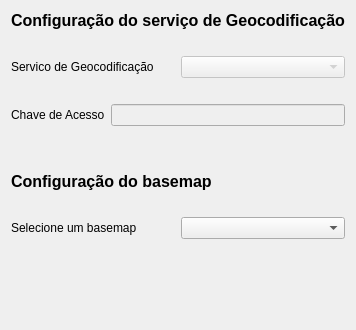
         <widget class="QWidget" name="tab_basemap">
          <attribute name="title">
           <string>Serviços</string>
          </attribute>
          <layout class="QVBoxLayout" name="verticalLayout_9">
           <item>
            <layout class="QVBoxLayout" name="verticalLayout_2">
             <item>
              <widget class="QLabel" name="label_48">
               <property name="font">
                <font>
                 <pointsize>12</pointsize>
                 <weight>75</weight>
                 <bold>true</bold>
                </font>
               </property>
               <property name="text">
                <string>Configuração do serviço de Geocodificação</string>
               </property>
              </widget>
             </item>
             <item>
              <spacer name="horizontalSpacer_12">
               <property name="orientation">
                <enum>Qt::Horizontal</enum>
               </property>
               <property name="sizeHint" stdset="0">
                <size>
                 <width>40</width>
                 <height>20</height>
                </size>
               </property>
              </spacer>
             </item>
             <item>
              <layout class="QHBoxLayout" name="horizontalLayout_42">
               <item>
                <widget class="QLabel" name="label_46">
                 <property name="text">
                  <string>Servico de Geocodificação</string>
                 </property>
                </widget>
               </item>
               <item>
                <widget class="QComboBox" name="combo_box_servico_geocod">
                 <property name="enabled">
                  <bool>false</bool>
                 </property>
                </widget>
               </item>
              </layout>
             </item>
             <item>
              <spacer name="horizontalSpacer_13">
               <property name="orientation">
                <enum>Qt::Horizontal</enum>
               </property>
               <property name="sizeHint" stdset="0">
                <size>
                 <width>40</width>
                 <height>20</height>
                </size>
               </property>
              </spacer>
             </item>
             <item>
              <layout class="QHBoxLayout" name="horizontalLayout_43">
               <item>
                <widget class="QLabel" name="label_47">
                 <property name="text">
                  <string>Chave de Acesso</string>
                 </property>
                </widget>
               </item>
               <item>
                <widget class="QLineEdit" name="key_geo_cod">
                 <property name="enabled">
                  <bool>false</bool>
                 </property>
                 <property name="text">
                  <string/>
                 </property>
                </widget>
               </item>
              </layout>
             </item>
            </layout>
           </item>
           <item>
            <spacer name="horizontalSpacer_15">
             <property name="orientation">
              <enum>Qt::Horizontal</enum>
             </property>
             <property name="sizeHint" stdset="0">
              <size>
               <width>40</width>
               <height>20</height>
              </size>
             </property>
            </spacer>
           </item>
           <item>
            <spacer name="horizontalSpacer_17">
             <property name="orientation">
              <enum>Qt::Horizontal</enum>
             </property>
             <property name="sizeHint" stdset="0">
              <size>
               <width>40</width>
               <height>20</height>
              </size>
             </property>
            </spacer>
           </item>
           <item>
            <layout class="QVBoxLayout" name="verticalLayout_8">
             <item>
              <layout class="QHBoxLayout" name="horizontalLayout_39">
               <item>
                <widget class="QLabel" name="label_36">
                 <property name="font">
                  <font>
                   <pointsize>12</pointsize>
                   <weight>75</weight>
                   <bold>true</bold>
                  </font>
                 </property>
                 <property name="text">
                  <string>Configuração do basemap</string>
                 </property>
                </widget>
               </item>
              </layout>
             </item>
             <item>
              <spacer name="horizontalSpacer_19">
               <property name="orientation">
                <enum>Qt::Horizontal</enum>
               </property>
               <property name="sizeHint" stdset="0">
                <size>
                 <width>40</width>
                 <height>20</height>
                </size>
               </property>
              </spacer>
             </item>
             <item>
              <layout class="QHBoxLayout" name="horizontalLayout_18">
               <item>
                <widget class="QLabel" name="label_16">
                 <property name="text">
                  <string>Selecione um basemap</string>
                 </property>
                </widget>
               </item>
               <item>
                <widget class="QComboBox" name="cbx_basemap"/>
               </item>
              </layout>
             </item>
             <item>
              <spacer name="horizontalSpacer_20">
               <property name="orientation">
                <enum>Qt::Horizontal</enum>
               </property>
               <property name="sizeHint" stdset="0">
                <size>
                 <width>40</width>
                 <height>20</height>
                </size>
               </property>
              </spacer>
             </item>
             <item>
              <spacer name="horizontalSpacer_21">
               <property name="orientation">
                <enum>Qt::Horizontal</enum>
               </property>
               <property name="sizeHint" stdset="0">
                <size>
                 <width>40</width>
                 <height>20</height>
                </size>
               </property>
              </spacer>
             </item>
             <item>
              <layout class="QHBoxLayout" name="horizontalLayout_44"/>
             </item>
            </layout>
           </item>
           <item>
            <spacer name="verticalSpacer_2">
             <property name="orientation">
              <enum>Qt::Vertical</enum>
             </property>
             <property name="sizeHint" stdset="0">
              <size>
               <width>20</width>
               <height>40</height>
              </size>
             </property>
            </spacer>
           </item>
          </layout>
         </widget>
